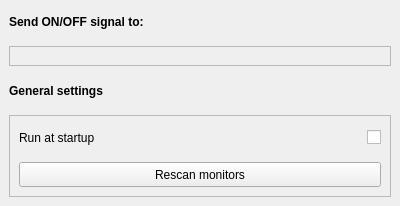
<?xml version="1.0" encoding="UTF-8"?>
<ui version="4.0">
 <class>MainWindow</class>
 <widget class="QMainWindow" name="MainWindow">
  <property name="geometry">
   <rect>
    <x>0</x>
    <y>0</y>
    <width>400</width>
    <height>206</height>
   </rect>
  </property>
  <property name="minimumSize">
   <size>
    <width>250</width>
    <height>0</height>
   </size>
  </property>
  <property name="windowTitle">
   <string>MainWindow</string>
  </property>
  <widget class="QWidget" name="centralwidget">
   <layout class="QGridLayout" name="gridLayout">
    <property name="spacing">
     <number>12</number>
    </property>
    <item row="2" column="0">
     <widget class="QLabel" name="label_4">
      <property name="minimumSize">
       <size>
        <width>0</width>
        <height>25</height>
       </size>
      </property>
      <property name="font">
       <font>
        <bold>true</bold>
       </font>
      </property>
      <property name="text">
       <string>General settings</string>
      </property>
     </widget>
    </item>
    <item row="1" column="0">
     <widget class="QFrame" name="monitors_frame">
      <property name="frameShape">
       <enum>QFrame::Shape::StyledPanel</enum>
      </property>
      <property name="frameShadow">
       <enum>QFrame::Shadow::Sunken</enum>
      </property>
      <layout class="QGridLayout" name="gridLayout_2">
       <property name="leftMargin">
        <number>9</number>
       </property>
       <property name="topMargin">
        <number>9</number>
       </property>
       <property name="rightMargin">
        <number>9</number>
       </property>
       <property name="bottomMargin">
        <number>9</number>
       </property>
       <property name="spacing">
        <number>12</number>
       </property>
      </layout>
     </widget>
    </item>
    <item row="0" column="0">
     <widget class="QLabel" name="label">
      <property name="minimumSize">
       <size>
        <width>0</width>
        <height>25</height>
       </size>
      </property>
      <property name="font">
       <font>
        <bold>true</bold>
       </font>
      </property>
      <property name="text">
       <string>Send ON/OFF signal to:</string>
      </property>
     </widget>
    </item>
    <item row="3" column="0">
     <widget class="QFrame" name="gridFrame">
      <property name="frameShape">
       <enum>QFrame::Shape::StyledPanel</enum>
      </property>
      <property name="frameShadow">
       <enum>QFrame::Shadow::Sunken</enum>
      </property>
      <layout class="QGridLayout" name="gridLayout_3">
       <property name="leftMargin">
        <number>9</number>
       </property>
       <property name="topMargin">
        <number>9</number>
       </property>
       <property name="rightMargin">
        <number>9</number>
       </property>
       <property name="bottomMargin">
        <number>9</number>
       </property>
       <property name="spacing">
        <number>12</number>
       </property>
       <item row="0" column="1">
        <widget class="QCheckBox" name="startup_checkbox">
         <property name="minimumSize">
          <size>
           <width>0</width>
           <height>25</height>
          </size>
         </property>
         <property name="layoutDirection">
          <enum>Qt::LayoutDirection::RightToLeft</enum>
         </property>
         <property name="text">
          <string/>
         </property>
         <property name="autoRepeat">
          <bool>false</bool>
         </property>
        </widget>
       </item>
       <item row="0" column="0">
        <widget class="QLabel" name="label_2">
         <property name="minimumSize">
          <size>
           <width>0</width>
           <height>25</height>
          </size>
         </property>
         <property name="text">
          <string>Run at startup</string>
         </property>
        </widget>
       </item>
       <item row="1" column="0" colspan="2">
        <widget class="QPushButton" name="rescan_button">
         <property name="minimumSize">
          <size>
           <width>0</width>
           <height>25</height>
          </size>
         </property>
         <property name="text">
          <string>Rescan monitors</string>
         </property>
        </widget>
       </item>
      </layout>
     </widget>
    </item>
   </layout>
  </widget>
 </widget>
 <resources/>
 <connections/>
</ui>
